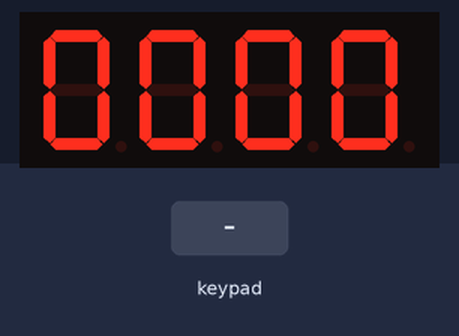
This sketch was run on a simulated Arduino Mega 2560, built with avr-gcc and run on an emulated ATmega2560. Shown: 4-digit seven-segment display. Wiring (inferred from the names in the program): 4-digit 7-segment display, segments lit when HIGH: segments pin 6, pin 7, pin 8, pin 9, pin 10, pin 11, pin 12, pin 13; digit selects pin 2, pin 3, pin 4, pin 5. Inputs (shaded band) come from the test bench. The segment pins are drawn as the display they are named for; what the sketch prints to the serial monitor is not drawn.

Above: at 1.5 s.
1.6 s: key '1' pressed
At 2.1 s:
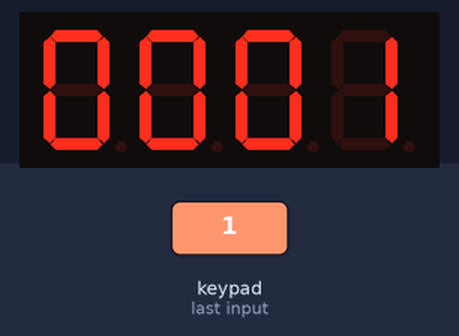
3.2 s: keypad keys 0 0 0 0 # pressed 0.4 s apart
At 3.93 s:
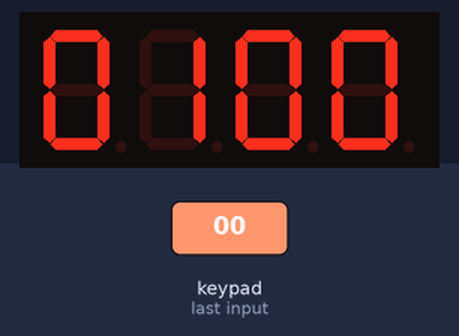
6.7 s: keypad keys 2 3 4 5 * pressed 0.4 s apart
At 9.8 s:
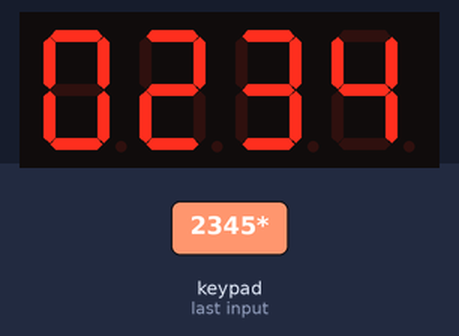
10.2 s: key '2' pressed
At 11.0 s:
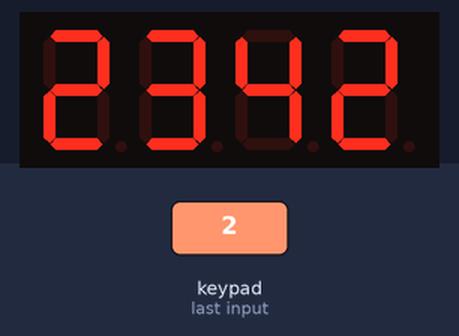
Timing chart, 0 to 12.8 s (numbered marks = the images above; inputs shaded):
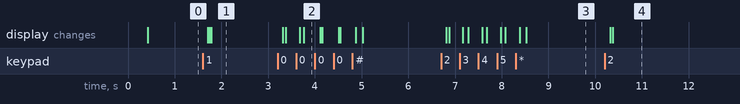

The sketch:

keypad_and_7segment_v1.ino
```cpp
#include <Keypad.h>

// 7세그먼트 4자리 표시기 (4자리 숫자만 표시하는 버전)

// 핀 설정
const int DigitPins[4] = {2, 3, 4, 5};        // Digit 제어 핀 (D1~D4)
const int SegmentPins[8] = {6, 7, 8, 9, 10, 11, 12, 13}; // a~g, dp

// 키패드 설정
const byte ROWS = 4; // 4개 행
const byte COLS = 3; // 3개 열
char keys[ROWS][COLS] = {
  {'1','2','3'},
  {'4','5','6'},
  {'7','8','9'},
  {'#','0','*'}
};
byte rowPins[ROWS] = {22, 24, 26, 28}; // 키패드 행 핀
byte colPins[COLS] = {30, 32, 34};     // 키패드 열 핀
Keypad keypad = Keypad(makeKeymap(keys), rowPins, colPins, ROWS, COLS);

// 논리값 정의 (공통 애노드 기준)
const bool DigitOn  = LOW;
const bool DigitOff = HIGH;
const bool SegOn    = HIGH;
const bool SegOff   = LOW;

// 숫자 배열 (a, b, c, d, e, f, g, dp)
const bool NUMBERS[10][8] = {
  {1, 1, 1, 1, 1, 1, 0, 0},    // 0
  {0, 1, 1, 0, 0, 0, 0, 0},    // 1
  {1, 1, 0, 1, 1, 0, 1, 0},    // 2
  {1, 1, 1, 1, 0, 0, 1, 0},    // 3
  {0, 1, 1, 0, 0, 1, 1, 0},    // 4
  {1, 0, 1, 1, 0, 1, 1, 0},    // 5
  {1, 0, 1, 1, 1, 1, 1, 0},    // 6
  {1, 1, 1, 0, 0, 0, 0, 0},    // 7
  {1, 1, 1, 1, 1, 1, 1, 0},    // 8
  {1, 1, 1, 1, 0, 1, 1, 0}     // 9
};

// 표시할 값 저장용 배열
bool displayData[4][8] = {0};  // 4자리 x 8세그먼트

// 현재 표시 중인 숫자 (문자열)
char displayNumber[5] = "0000";

// 디버그 모드 설정
const bool DEBUG = true;

void setup() {
  Serial.begin(9600);

  // 모든 핀 초기화
  for(int i=0; i<4; i++) {
    pinMode(DigitPins[i], OUTPUT);
    digitalWrite(DigitPins[i], DigitOff); // 모든 디지트 비활성화
  }

  for(int i=0; i<8; i++) {
    pinMode(SegmentPins[i], OUTPUT);
    digitalWrite(SegmentPins[i], SegOff); // 모든 세그먼트 끄기
  }

  // 초기 화면: "0000"
  setDisplayNumber("0000");

  // 시작 메시지 출력
  Serial.println("============================================");
  Serial.println("7세그먼트 4자리 표시기 + 키패드 입력 시스템");
  Serial.println("============================================");
  Serial.println("사용 방법:");
  Serial.println("- 숫자 키(0-9): 숫자 입력");
  Serial.println("- # 키: 확인 (현재 값 전송 후 초기화)");
  Serial.println("- * 키: 백스페이스 (마지막 숫자 삭제)");
  Serial.println("============================================");
  Serial.println("현재 표시 값: 0000");
  Serial.println("============================================");
}

void loop() {
  // 키패드 입력 처리
  char key = keypad.getKey();

  if (key) {
    processKeyInput(key);
  }

  // 디스플레이 업데이트
  updateDisplay();
}

// 키패드 입력 처리
void processKeyInput(char key) {
  Serial.println("--------------------------------------------");
  Serial.print("키 입력: ");
  Serial.println(key);

  if(key >= '0' && key <= '9') {
    // 숫자 키: 왼쪽으로 시프트하고 새 숫자 추가
    shiftNumbersLeft();
    displayNumber[3] = key;
    Serial.print("숫자 입력: ");
    Serial.println(key);
  } else if(key == '#') {
    // # 키: 확인 (현재 값 전송 후 초기화)
    sendCurrentValue();
    resetDisplay();
  } else if(key == '*') {
    // * 키: 백스페이스 (마지막 숫자 삭제)
    backspace();
    Serial.println("백스페이스 실행: 마지막 숫자 삭제");
  }

  // 디스플레이 업데이트
  setDisplayNumber(displayNumber);

  // 현재 표시 값 출력
  Serial.print("현재 표시 값: ");
  Serial.println(displayNumber);

  // 숫자 값으로 변환하여 출력
  int numericValue = atoi(displayNumber);
  Serial.print("숫자 값: ");
  Serial.println(numericValue);
  Serial.println("--------------------------------------------");
}

// 현재 값 전송
void sendCurrentValue() {
  int numericValue = atoi(displayNumber);

  Serial.println(">> 확인 버튼 누름: 값 전송");
  Serial.print(">> 전송된 값: ");
  Serial.println(numericValue);

  // 여기에 값 전송 관련 코드 추가 가능
  // 예: 다른 장치로 값 전송, 데이터 처리 등

  Serial.println(">> 디스플레이 초기화");
}

// 숫자를 왼쪽으로 시프트
void shiftNumbersLeft() {
  for(int i = 0; i < 3; i++) {
    displayNumber[i] = displayNumber[i + 1];
  }
}

// 디스플레이 리셋 (0000)
void resetDisplay() {
  strcpy(displayNumber, "0000");
}

// 백스페이스 (마지막 숫자 삭제하고 오른쪽에 0 추가)
void backspace() {
  shiftNumbersRight();
  displayNumber[0] = '0';
}

// 숫자를 오른쪽으로 시프트
void shiftNumbersRight() {
  for(int i = 3; i > 0; i--) {
    displayNumber[i] = displayNumber[i - 1];
  }
}

// 숫자 문자열을 디스플레이에 설정
void setDisplayNumber(const char* numStr) {
  // 모든 디스플레이 데이터 초기화
  clearDisplay();

  // 각 자리 숫자 설정
  for(int i = 0; i < 4; i++) {
    char c = numStr[i];

    if(c >= '0' && c <= '9') {
      // 숫자 0-9
      setDigitNumber(i, c - '0');
    } else {
      // 인식할 수 없는 문자는 0으로 표시
      setDigitNumber(i, 0);
    }
  }
}

// 디스플레이 데이터 초기화
void clearDisplay() {
  for(int digit = 0; digit < 4; digit++) {
    for(int seg = 0; seg < 8; seg++) {
      displayData[digit][seg] = 0;
    }
  }
}

// 특정 자리에 숫자 설정
void setDigitNumber(int digit, int number) {
  // 범위 검사
  if(digit < 0 || digit > 3 || number < 0 || number > 9) return;

  // 숫자 패턴 복사
  for(int seg = 0; seg < 8; seg++) {
    displayData[digit][seg] = NUMBERS[number][seg];
  }
}

// 디스플레이 업데이트 (멀티플렉싱)
void updateDisplay() {
  // 각 디지트 순차적으로 활성화
  for(int digit = 0; digit < 4; digit++) {
    // 모든 디지트 비활성화
    for(int i = 0; i < 4; i++) {
      digitalWrite(DigitPins[i], DigitOff);
    }

    // 모든 세그먼트 끄기 (고스팅 방지)
    for(int seg = 0; seg < 8; seg++) {
      digitalWrite(SegmentPins[seg], SegOff);
    }

    // 현재 디지트의 세그먼트 설정
    for(int seg = 0; seg < 8; seg++) {
      digitalWrite(SegmentPins[seg], displayData[digit][seg] ? SegOn : SegOff);
    }

    // 현재 디지트 활성화
    digitalWrite(DigitPins[digit], DigitOn);

    // 짧은 지연 (멀티플렉싱 타이밍)
    delay(2);
  }
}
```

Measured:
- after the input at 1.6 s, the display: first changes after 0.11 s (image 1 shows a later state)
- after the input at 3.2 s, the display: first changes after 0.11 s (image 2 shows a later state)
- after the input at 6.7 s, the display: first changes after 0.12 s (image 3 shows a later state)
- after the input at 10.2 s, the display: first changes after 0.12 s (image 4 shows a later state)
